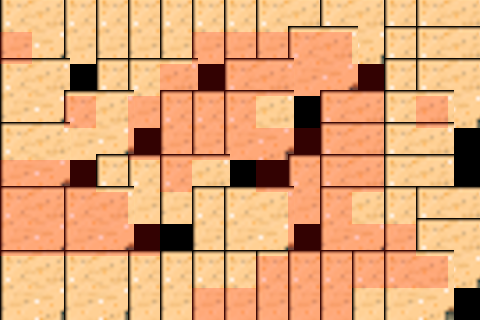

Tiled map render using the project's own tile images. Description and the map definition, with tile-layer contents summarised, below:
An orthogonal 15x10 tile map with 32x32 px tiles, 2 tile layers (background, meta), 2 tilesets and 1 object (rootPoint).

<map version="1.0" orientation="orthogonal" width="15" height="10" tilewidth="32" tileheight="32">
 <tileset firstgid="1" name="meta_tiles" tilewidth="32" tileheight="32" spacing="1" margin="1">
  <image source="meta_tiles.png" width="67" height="34" />
  <tile id="0">
   <properties>
    <property name="Collidable" value="true" />
   </properties>
  </tile>
 </tileset>
 <tileset firstgid="3" name="tmw_desert_spacing" tilewidth="70" tileheight="70" spacing="1" margin="1">
  <image source="tmw_desert_spacing.png" width="960" height="720" />
 </tileset>
 <layer name="background" width="15" height="10">
  <data>[150 cells, 55 non-empty, 2 distinct tile ids]</data>
 </layer>
 <layer name="meta" width="15" height="10">
  <properties>
   <property name="Collidable" value="true" />
  </properties>
  <data>[150 cells, 63 non-empty, 1 distinct tile ids]</data>
 </layer>
 <objectgroup name="objects" width="15" height="10">
  <object name="rootPoint" x="10" y="181" />
 </objectgroup>
</map>
